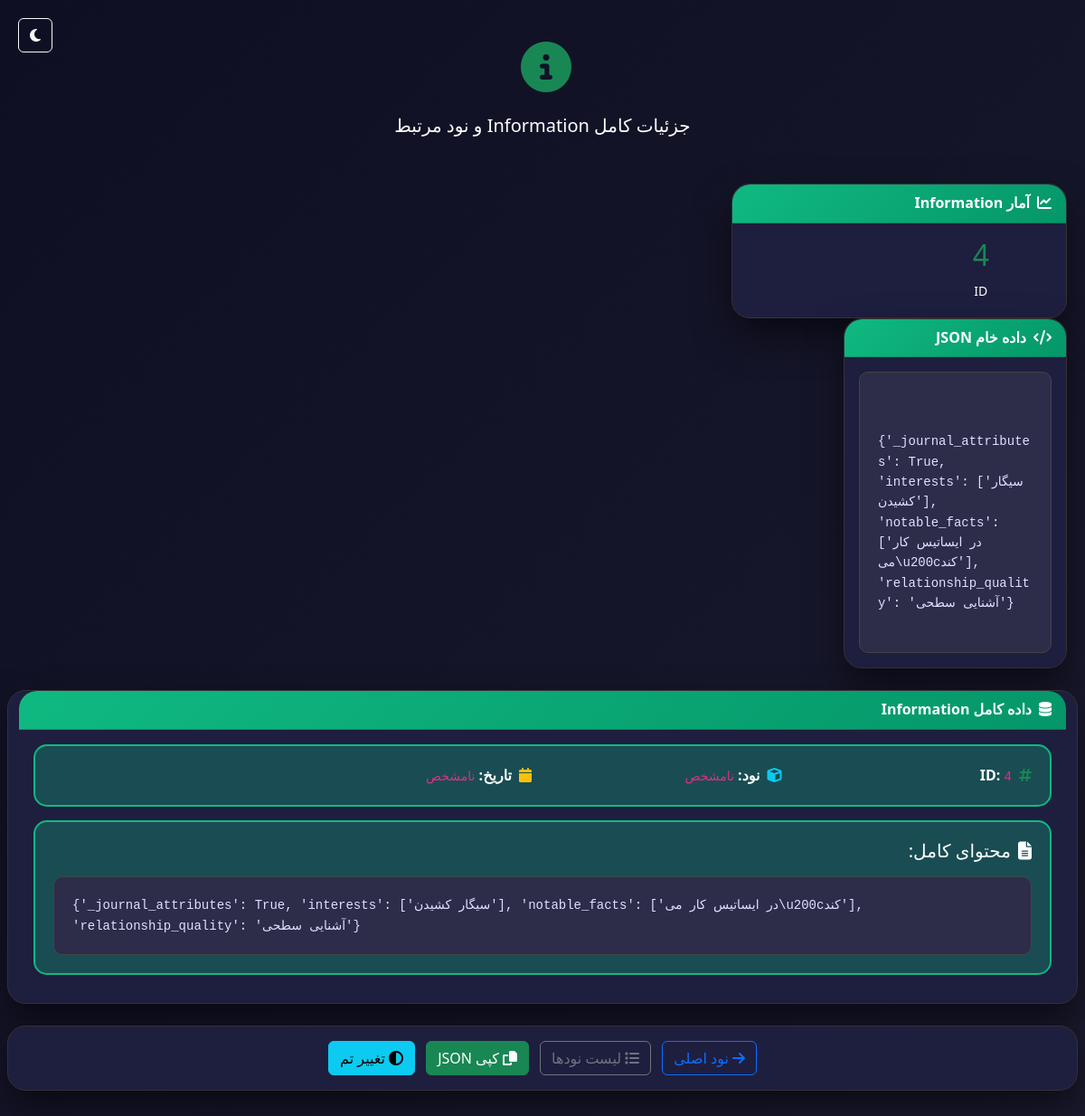
Page /legacy/info/4/ on the committed database.
### main/models.py (models this page shows, shortened)
class Information(models.Model):
    VISIBILITY_CHOICES = [
        ('public', 'Everyone can see'),
        ('shared', 'Someone can see'),
        ('private', 'Nobody'),
    ]
    node = models.ForeignKey(
        Node,
        on_delete=models.PROTECT,
        related_name='informations'
    )
    visibility = models.CharField(
        max_length=10,
        choices=VISIBILITY_CHOICES,
        default='private'
    )
    data = models.JSONField(blank=True, null=True)

### main/views.py (the view)
# urls.py: path('legacy/info/<int:info_id>/', views.information_detail, name='legacy_information_detail'),
def information_detail(request, info_id):
    info = get_object_or_404(Information, id=info_id)
    context = {
        'info': info,
        'node': info.node,
        'node_data': info.data,
        'informations': [info],
        'relationships': {
            'outgoing': info.node.relationships_outgoing() if hasattr(info.node, 'relationships_outgoing') else [],
            'incoming': info.node.relationships_incoming() if hasattr(info.node, 'relationships_incoming') else []
        },
    }
    return render(request, 'information_detail.html', context)

### templates/information_detail.html (shortened to what this page needs)
{% load static %}
<!DOCTYPE html>
<html lang="fa" dir="rtl">
<head>
    <link href="https://cdn.jsdelivr.net/npm/bootstrap@5.3.0/dist/css/bootstrap.rtl.min.css" rel="stylesheet">
    <link rel="stylesheet" href="https://cdn.jsdelivr.net/npm/vazirmatn@33.0.4/Vazirmatn-font-face.css">
    <link rel="stylesheet" href="https://cdnjs.cloudflare.com/ajax/libs/font-awesome/6.4.0/css/all.min.css">
</head>
<body data-theme="dark">
    <button class="btn btn-outline-light theme-toggle" onclick="toggleTheme()">
        <i class="fas fa-moon"></i>
    </button>
    <div class="page-wrapper">
        <div class="text-center mb-5">
            <h1 class="display-4 fw-bold mb-3">
                <i class="fas fa-info-circle text-success me-2"></i>
            </h1>
            <p class="lead">جزئیات کامل Information و نود مرتبط</p>
        </div>
        <div class="row g-4">
            <div class="col-lg-4">
                <div class="card">
                    <div class="card-header">
                        <i class="fas fa-chart-line me-2"></i>آمار Information
                    </div>
                    <div class="card-body text-center">
                        <div class="row">
                            <div class="col-6">
                                <div class="h2 text-success">{{ info.id }}</div>
                                <small>ID</small>
                        </div>
                    </div>
                </div>
            </div>
            <div class="col-lg-8">
                <div class="card">
                    <div class="card-header">
                        <i class="fas fa-code me-2"></i>داده خام JSON
                    </div>
                    <div class="card-body">
                        <div class="json-viewer">
                            {{ info.data|safe }}
                        </div>
                    </div>
                </div>
            </div>
        </div>
        <div class="card mt-4">
            <div class="card-header">
                <i class="fas fa-database me-2"></i>داده کامل Information
            </div>
            <div class="card-body">
                <div class="info-item">
                    <div class="row">
                        <div class="col-md-3">
                            <strong><i class="fas fa-hashtag text-success me-2"></i>ID:</strong>
                            <code>{{ info.id }}</code>
                        </div>
                        <div class="col-md-3">
                            <strong><i class="fas fa-cube text-info me-2"></i>نود:</strong>
                            <code>{{ node.userName|default:"نامشخص" }}</code>
                        </div>
                        <div class="col-md-3">
                            <strong><i class="fas fa-calendar text-warning me-2"></i>تاریخ:</strong>
                            <code>{{ info.created_at|date:"Y/m/d H:i"|default:"نامشخص" }}</code>
                        </div>
                    </div>
                </div>
                <div class="info-item">
                    <h5><i class="fas fa-file-alt me-2"></i>محتوای کامل:</h5>
                    <div class="json-viewer mt-3">{{ info.data }}</div>
                </div>
            </div>
        </div>
        <div class="card mt-4">
            <div class="card-body text-center">
                {% if node %}
                <a href="/node/{{ node.id }}/" class="btn btn-outline-primary me-2">
                    <i class="fas fa-arrow-right me-1"></i>نود اصلی
                </a>
                {% endif %}
                <a href="/nodes/" class="btn btn-outline-secondary me-2">
                    <i class="fas fa-list me-1"></i>لیست نودها
                </a>
                <button class="btn btn-success me-2" onclick="copyInfo()">
                    <i class="fas fa-copy me-1"></i>کپی JSON
                </button>
                <button class="btn btn-info" onclick="toggleTheme()">
                    <i class="fas fa-adjust me-1"></i>{{ request.GET.theme|default:"تغییر تم" }}
                </button>
            </div>
        </div>
    </div>
</body>
</html>

### templates/information_detail.html (style rules this page uses)
body { background: linear-gradient(135deg, #0f0f23 0%, #1a1a2e 100%); color: #ffffff; font-family: 'Vazirmatn', Tahoma, system-ui, sans-serif; line-height: 1.6; min-height: 100vh; }
.page-wrapper { max-width: 1200px; margin: 40px auto; padding: 0 20px; }
.card { background: #1e1e3f; border: 1px solid #333; color: #ffffff; border-radius: 20px; backdrop-filter: blur(10px); box-shadow: 0 20px 40px rgba(0,0,0,0.5); transition: all 0.3s ease; }
.card-header { background: linear-gradient(135deg, #10b981 0%, #059669 100%); color: #ffffff !important; border-radius: 20px 20px 0 0 !important; font-weight: bold; }
.json-viewer { background: #2d2d4a; color: #e0e0ff; border-radius: 10px; padding: 20px; font-family: 'Courier New', monospace; font-size: 14px; white-space: pre-wrap; max-height: 500px; overflow-y: auto; direction: ltr; border: 1px solid #444; }
.info-item { cursor: default; padding: 20px; border-radius: 15px; background: rgba(16, 185, 129, 0.3); margin-bottom: 15px; border: 2px solid #10b981; font-size: 16px; }
.theme-toggle { position: fixed; top: 20px; left: 20px; z-index: 1000; }

### rows in the picture
Information: id "4", data "{'_journal_attributes': True, 'interests': ['سیگار کشیدن'], 'notable_facts': ['در ایساتیس کار می\\u200cکند'], 'relationship_quality': 'آشنایی سطحی'}…", data "{'_journal_attributes': True, 'interests': ['سیگار کشیدن'], 'notable_facts': ['در ایساتیس کار می\\u200cکند'], 'relationship_quality': 'آشنایی سطحی'}"

### other values in the picture
{{ node.userName|default:"نامشخص" }} "نامشخص"
{{ info.created_at|date:"Y/m/d H:i"|default:"نامشخص" }} "نامشخص"
{{ request.GET.theme|default:"تغییر تم" }} "تغییر تم"
